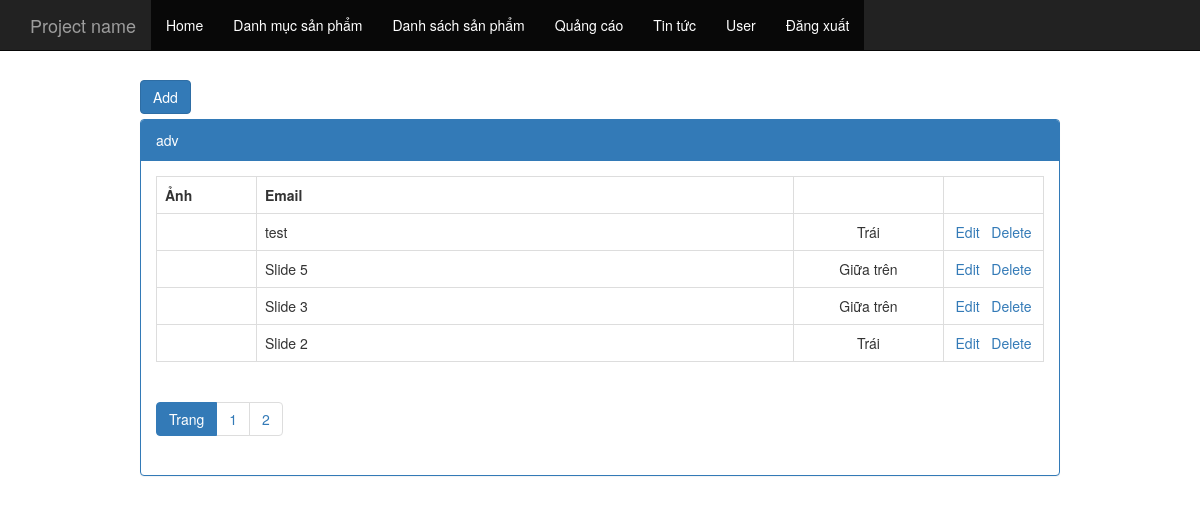
The app's page /admin.php?controller=adv (signed in) with its own data.
### tables this page shows
CREATE TABLE `tbl_adv` (
  `pk_adv_id` int(11) NOT NULL,
  `c_name` varchar(500) NOT NULL,
  `c_img` varchar(500) NOT NULL,
  `c_position` int(11) NOT NULL
);

### controller/backend/controller_adv.php (called while the page is built, shortened)
<?php
	class controller_adv extends controller{
		public function __construct(){
			$record_perpage = 4;
			$total = $this->model->num_rows("select * from tbl_adv");
			$num_page = ceil($total/$record_perpage);
			$page = isset($_GET["p"])&&$_GET["p"] > 1 ? ($_GET["p"]-1):0;
			$from = $page * $record_perpage;
			$arr = $this->model->fetch("select * from tbl_adv order by pk_adv_id desc limit $from,$record_perpage");
			include "view/backend/view_adv.php";
		}
	}
	new controller_adv();
 ?>

### application/controller.php (called while the page is built, shortened)
<?php
	class controller{
		public function __construct(){
			$this->model = new model();
		}
	}
 ?>

### application/model.php (called while the page is built, shortened)
<?php
	class model{
		public function fetch($sql){
			global $db;
			$result = mysqli_query($db,$sql);
			$arr = array();
			while($rows = mysqli_fetch_object($result))
				$arr[] = $rows;
			return $arr;
		}
		public function num_rows($sql){
			global $db;
			$result = mysqli_query($db,$sql);
			$number = mysqli_num_rows($result);
			return $number;
		}
	}
 ?>

### view/backend/view_adv.php (the view, shortened to what this page needs)
<div class="col-md-10 col-md-offset-1">
	<div style="margin-bottom: 5px;">
		<a href="admin.php?controller=add_edit_adv&act=add" class="btn btn-primary">Add</a>
	</div>
	<div class="panel panel-primary">
		<div class="panel-heading">adv</div>
		<div class="panel-body">
			<table class="table table-hover table-bordered">
				<tr>
					<th style="width: 100px;">Ảnh</th>
					<th>Email</th>
					<th style="width: 150px;"></th>
					<th style="width: 100px;"></th>
				</tr>
			<?php
				foreach($arr as $rows)
				{
			 ?>
				<tr>
					<td style="text-align: center;">
					</td>
					<td><?php echo $rows->c_name; ?></td>
					<td style="text-align: center;">
						<?php
							if($rows->c_position == 1)
								echo "Trái";
							else if($rows->c_position == 2)
								echo "Giữa trên";
							else
								echo "Giữa dưới";
						 ?>
					</td>
					<td style="text-align: center;">
						<a href="admin.php?controller=add_edit_adv&act=edit&id=<?php echo $rows->pk_adv_id; ?>">Edit</a>&nbsp;&nbsp;
						<a onclick="return window.confirm('Are you sure?');" href="admin.php?controller=adv&act=delete&id=<?php echo $rows->pk_adv_id; ?>">Delete</a>
					</td>
				</tr>
			<?php } ?>
			</table>
			<ul class="pagination">
				<li class="active"><a href="#">Trang</a></li>
				<?php
					for($i = 1; $i <= $num_page; $i++)
					{
				 ?>
				<li><a href="admin.php?controller=adv&p=<?php echo $i; ?>"><?php echo $i; ?></a></li>
				<?php } ?>
			</ul>
		</div>
	</div>
</div>

### records on screen
tbl_adv: c_name "test", c_position "Trái"
tbl_adv: c_name "Slide 5", c_position "Giữa trên"
tbl_adv: c_name "Slide 3", c_position "Giữa trên"
tbl_adv: c_name "Slide 2", c_position "Trái"
